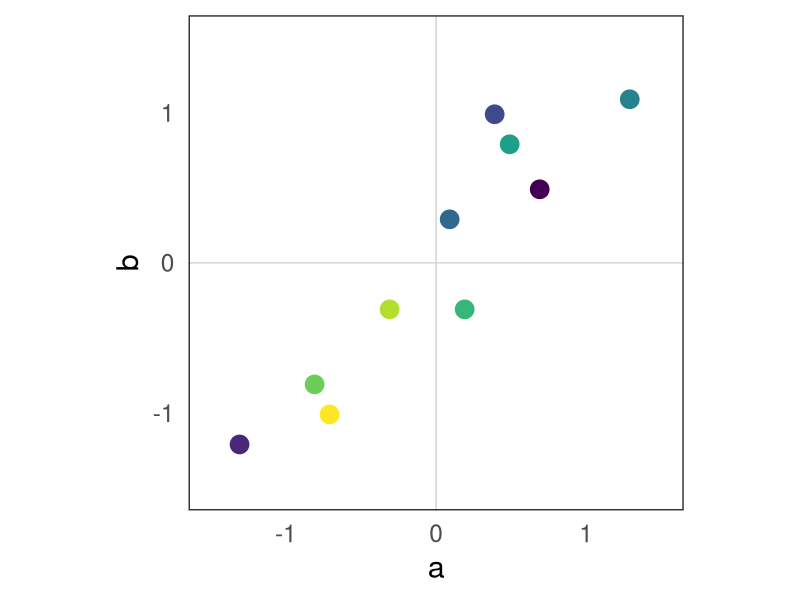
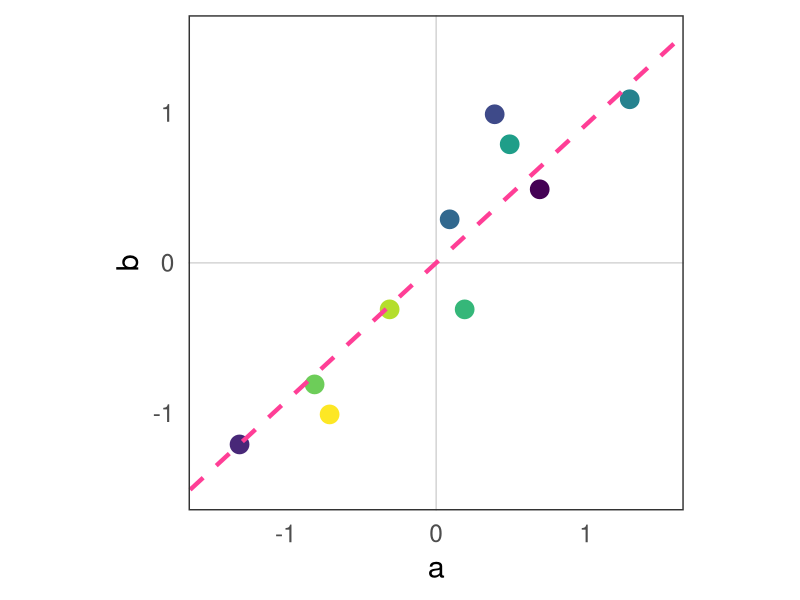
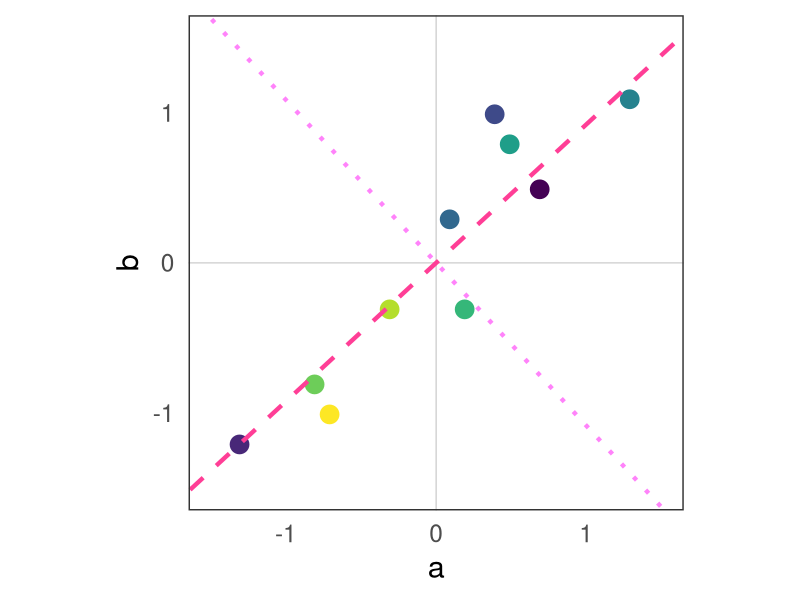
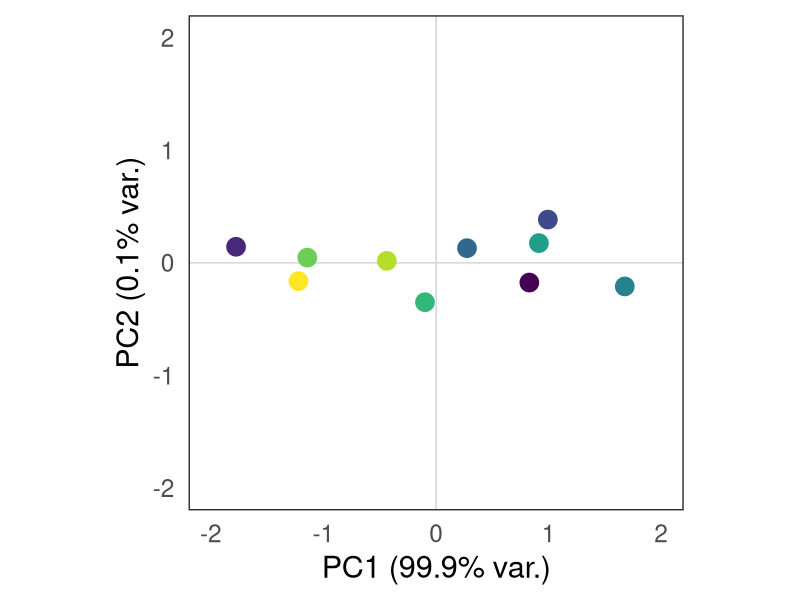
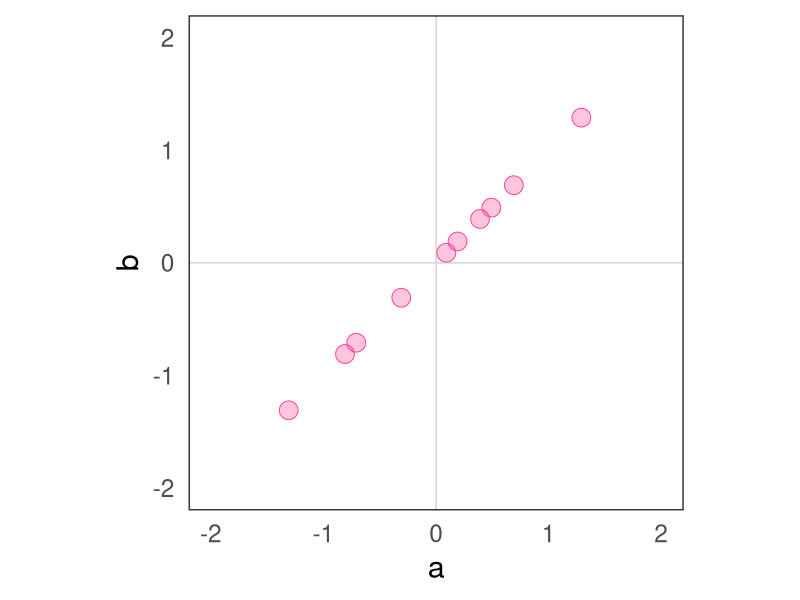
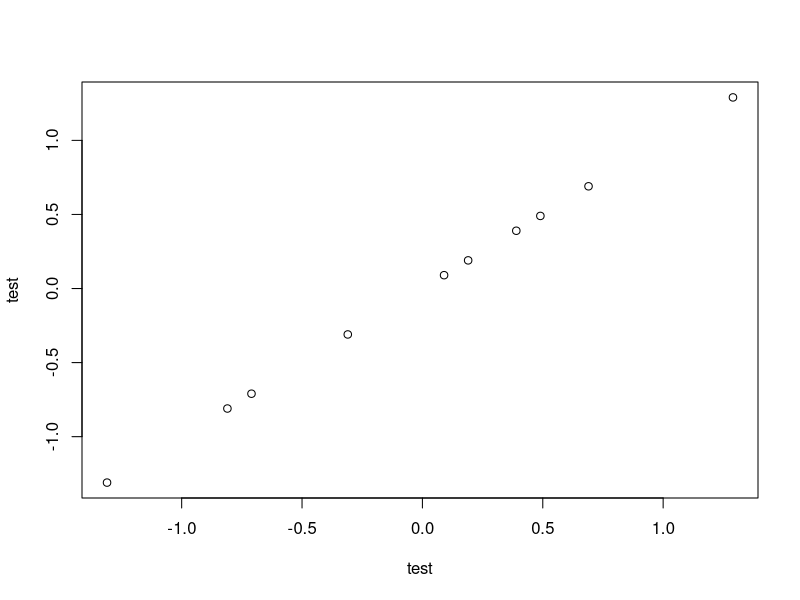
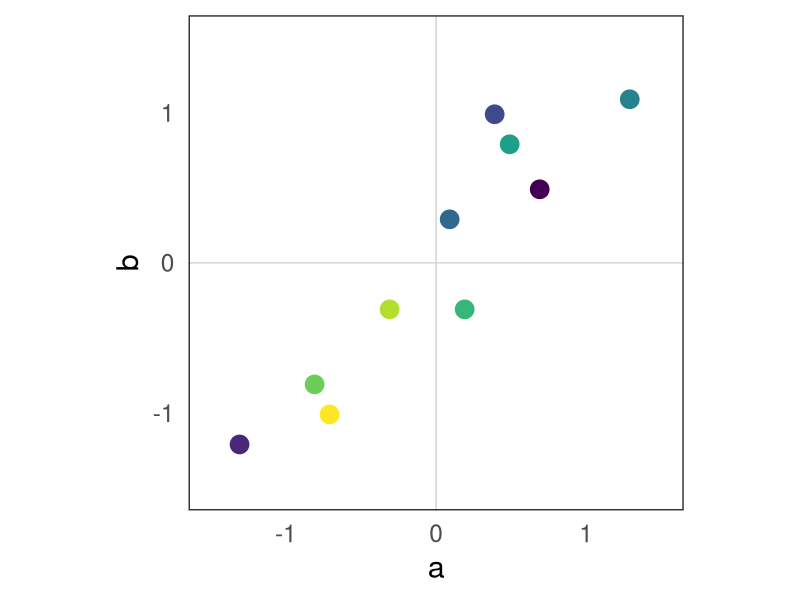
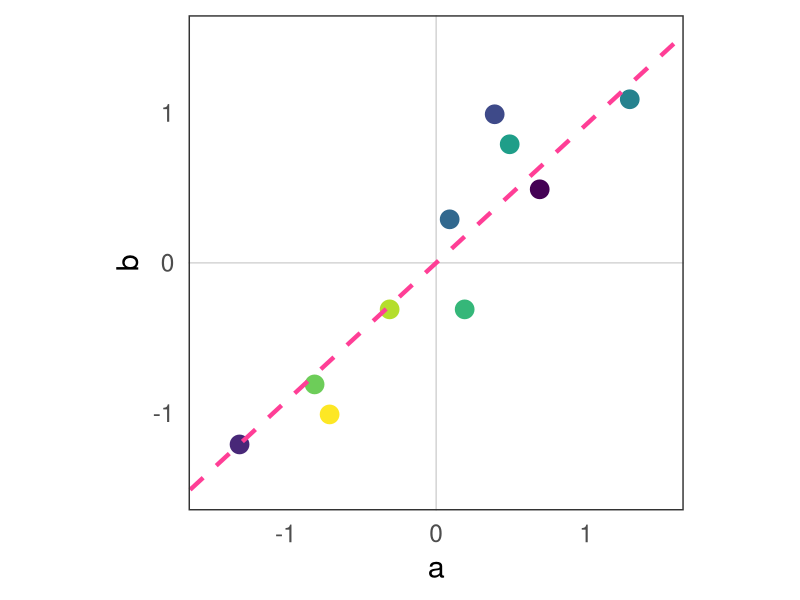

R code for these plots, in order: (Note: this script raises an error after producing the figures.)
# bookkeeping ####
library(ggplot2)

install.packages(pkgs = c("ggplot2", "Rtsne", "umap", "plotly"))

# format data ####
rawdata <- data.frame(a = c(2.5, 0.5, 2.2,
                            1.9, 3.1, 2.3,
                            2.0, 1.0, 1.5, 
                            1.1),
                      b = c(2.4, 0.7, 2.9, 
                            2.2, 3.0, 2.7,
                            1.6, 1.1, 1.6,
                            0.9))

# make color vector
cols <- RColorBrewer::brewer.pal(10, "Spectral")
cols <- viridisLite::viridis(10)

# center
scaledata <- scale(rawdata, scale = FALSE)

# make a dataframe for plotting
scaledf <- data.frame(scaledata, id = factor(1:10))

# eigen decomposition ####
e <- eigen(cov(scaledata))

# plot it
dataplot <- ggplot(scaledf,
       aes(x = a, y = b)) +
  coord_fixed() +
  xlim(c(-1.5, 1.5)) + ylim(c(-1.5, 1.5)) +
  geom_vline(xintercept = 0, col = "lightgrey") +
  geom_hline(yintercept = 0, col = "lightgrey") +
  geom_point(aes(color = id), size = 6) + 
  scale_color_manual(values = cols) +
  guides(color = FALSE) +
  theme_bw(base_size = 22) +
  theme(line = element_blank()); dataplot

ggsave("00_images/03d_pca_rawdata.png", plot = dataplot, 
       dpi = 600, 
       width = 5, height = 5)

# with eigenvectors
evec1 <- dataplot + geom_abline(slope = c(e$vectors[1, 1] / e$vectors[2, 1]),
            intercept = 0,
            lty = 2, lwd = 1.5,
            col = "violetred1"); evec1

evec2 <- evec1 + geom_abline(slope = e$vectors[1, 2] / e$vectors[2, 2],
                               intercept = 0,
                               lty = 3, lwd = 1.5,
                               col = "orchid1"); evec2
ggsave("00_images/03e_pca_eigenvector1.png", plot = evec1, 
       dpi = 600, 
       width = 5, height = 5)
ggsave("00_images/03e_pca_eigenvector2.png", plot = evec2, 
       dpi = 600, 
       width = 5, height = 5)


# generate new data ####
newdata <- t(e$vectors) %*% t(scaledata)
newdf <- data.frame(PC1 = newdata[1, ],
                    PC2 = newdata[2, ], 
                    id = factor(1:10))

# pct variance explained
pctvar <- round(e$values^2 / sum(e$values^2) * 100, 1)

# plot it
pcplot <- ggplot(newdf,
       aes(x = PC1, y = PC2)) +
  coord_fixed() + 
  geom_vline(xintercept = 0, col = "lightgrey") +
  geom_hline(yintercept = 0, col = "lightgrey") +
  xlim(c(-2, 2)) + ylim(c(-2, 2)) +
  xlab(paste0("PC1 (", pctvar[1], "% var.)")) +
  ylab(paste0("PC2 (", pctvar[2], "% var.)")) +
  geom_point(aes(color = id), size = 6) + 
  scale_color_manual(values = cols) +
  guides(color = FALSE) +
  theme_bw(base_size = 22) +
  theme(line = element_blank()); pcplot
ggsave("00_images/03f_pcplot.png", 
       plot = pcplot, 
       dpi = 600, 
       width = 5, height = 5)
ggsave("00_images/03f_pcplot_lines.png", 
       plot = pcplot + geom_hline(yintercept = 0,
                                  lty = 2, lwd = 1.5,
                                  col = "violetred1") +
         geom_vline(xintercept = 0,
                    lty = 3, lwd = 1.5,
                    col = "orchid1"), 
       dpi = 600, 
       width = 5, height = 5)

# transform original data ####
newdata <- scaledata %*% e$vectors
oldata <- newdata %*% t(e$vectors)
reconstruct <- newdata %*% matrix((e$vectors[1, ]))
rdf <- data.frame(a = reconstruct,
                  b = reconstruct)

dicols <- c(cols, rep("violetred1", 10))
rplot <- ggplot(scaledf,
                 aes(x = a, y = b)) +
  coord_fixed() + 
  geom_vline(xintercept = 0, col = "lightgrey") +
  geom_hline(yintercept = 0, col = "lightgrey") +
  xlim(c(-2, 2)) + ylim(c(-2, 2)) +
  xlab("a") +
  ylab("b") +
  #geom_point(aes(color = id), size = 5) +
  geom_point(data = rdf, aes(x = a, y = b), 
             shape = 21, size = 6,
             col = "violetred1", fill = alpha("violetred1", 0.3)) +
scale_color_manual(values = cols) +
  guides(color = FALSE) +
  theme_bw(base_size = 22) +
  theme(line = element_blank()); rplot
ggsave("00_images/03i_reconstruct.png", 
       plot = rplot, 
       dpi = 600, 
       width = 5, height = 5)
ggsave("00_images/03j_reconstruct2.png", 
       plot = rplot + geom_point(aes(color = id), size = 5), 
       dpi = 600, 
       width = 5, height = 5)

test <- newdata %*% matrix(e$vectors[1, ], ncol = 1)
plot(test, test)
test <- t(newdata) %*% t(e$vectors)
plot(test)  
matrix(e$vectors[1, ], ncol = 1)

plot(t(test), t(test), asp = 1)
points(scaledata, col = "red")

plot(scaledata)
t(test)
scaledata
